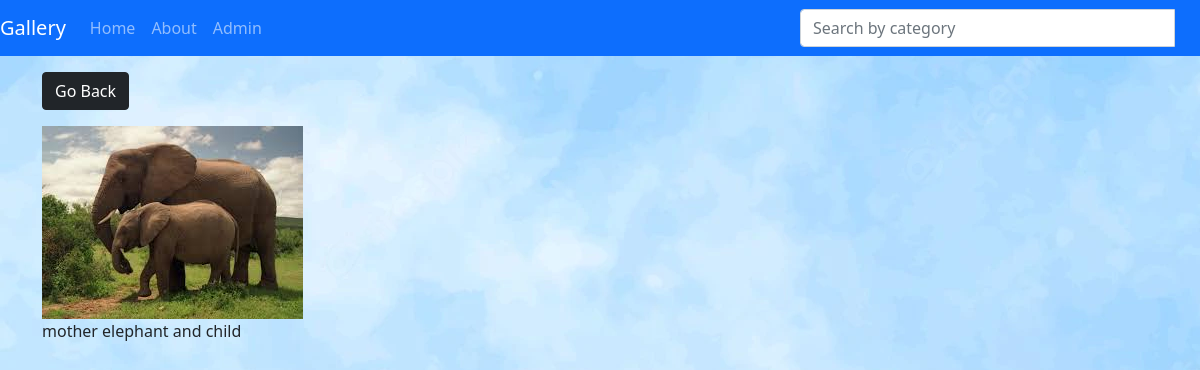
The page /photo/2 on the database its author committed.
### gallery/models.py (models this page shows, shortened)
class Image(models.Model):
    category = models.ForeignKey(Category, on_delete=models.SET_NULL, null=True)
    location = models.ForeignKey(Location, on_delete=models.SET_NULL, null=True)
    image = models.ImageField(null=False, default='default.jpg')
    description = models.TextField()

### gallery/views.py (the view)
# urls.py: path('photo/<str:pk>', views.viewPhoto, name='photo'),
def viewPhoto(request, pk):
    image = Image.objects.get(id=pk)
    return render(request, 'gallery/viewphoto.html',{'image': image})

### gallery/templates/gallery/viewphoto.html
{% extends 'gallery/base.html'%}
{% block content %}
    <div class="row justify-content-center">
        <div class="col">
            <a href="{% url 'gallery' %}" class="btn btn-dark my-3">Go Back</a>
            <div class="view">
                <img class="image" src="{{image.image.url}}" alt="">
                <p>{{image.description}}</p>
            </div>
        </div>
    </div>
{% endblock %}

### static/css/static.css (style rules this page uses)
.view { height: 90vh; }
.image { max-width: 100%; max-height: 100%; }
body { background-image: url(../images/background.webp); }

### rows shown on the page
Image: image (picture), description "mother elephant and child"
